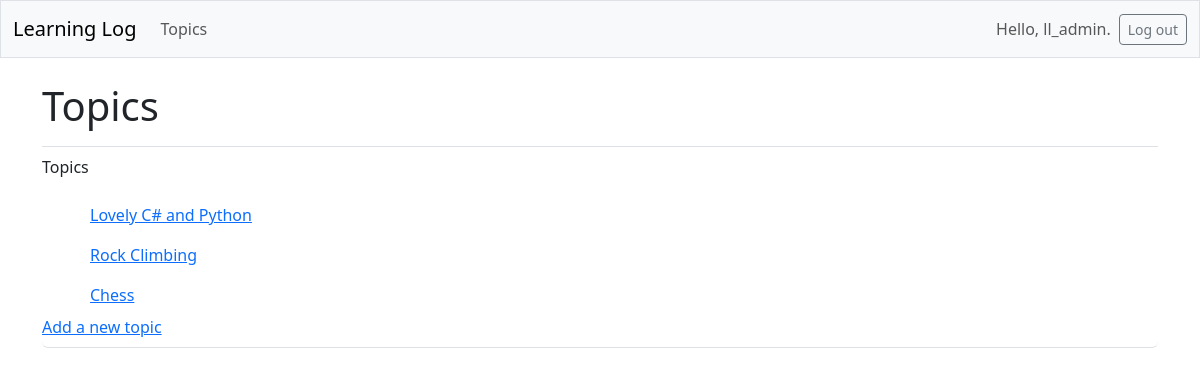
The app's page /topics/ (signed in) with its own data.
### learning_logs/models.py (models this page shows, shortened)
class Topic(models.Model):
    text = models.CharField(max_length=200)
    date_added = models.DateTimeField(auto_now_add=True)
    owner = models.ForeignKey(User, on_delete=models.CASCADE)

### learning_logs/views.py (the view)
# urls.py: path('topics/', views.topics, name='topics'),
@login_required
def topics(request):
    topics = Topic.objects.filter(owner=request.user).order_by('date_added')
    context = {'topics': topics}
    return render(request, 'learning_logs/topics.html', context)

### learning_logs/templates/learning_logs/topics.html (shortened to what this page needs)
{% extends 'learning_logs/base.html' %}
{% block page_header %}
   <h1>Topics</h1>
{% endblock page_header %}
{% block content %}
  <ul class="list-group border-bottom pb-2 mb-4">
    <p>Topics</p>
  <ul>
    {% for topic in topics %}
      <li class="list-group-item border-0">
        <a href="{% url 'learning_logs:topic' topic.id %}">
          {{ topic.text }}</a>
      </li>
    {% empty %}
      <li class="list-group-item border-0">No topics have been added yet.</li>
      {% comment %} <li>No topics have been added yet.</li> {% endcomment %}
    {% endfor %}
  </ul>
  <a href="{% url 'learning_logs:new_topic' %}">Add a new topic</a>
{% endblock content %}

### learning_logs/templates/learning_logs/base.html (shortened to what this page needs)
<!doctype html>
<html lang="en">
<head>
  {% load django_bootstrap5 %}
  {% bootstrap_css %}
</head>
<body>
       <nav class="navbar navbar-expand-md navbar-light bg-light mb-4 border">
        <div class="container-fluid">
           <a class="navbar-brand" href="{% url 'learning_logs:index' %}">
              Learning Log</a>
          <div class="collapse navbar-collapse" id="navbarCollapse">
                   <ul class="navbar-nav me-auto mb-2 mb-md-0">
                      <li class="nav-item">
                         <a class="nav-link" href="{% url 'learning_logs:topics' %}">
                          Topics</a></li>
                    </ul>
                    <ul class="navbar-nav ms-auto mb-2 mb-md-0">
                      {% if user.is_authenticated %}
                        <li class="nav-item">
                          <span class="navbar-text me-2">Hello, {{ user.username }}.
                            </span></li>
                      {% endif %}
                      </ul>
                       {% if user.is_authenticated %}
                        <form action="{% url 'accounts:logout' %}" method='post'>
                         <button name='submit' class='btn btn-outline-secondary btn-sm'>
                            Log out</button>
                        </form>
                       {% endif %}
                  </div>
                </div>
              </nav>
              <main class="container">
                     <div class="pb-2 mb-2 border-bottom">
                      {% block page_header %}{% endblock page_header %}
                    </div>
                    <div>
                      {% block content %}{% endblock content %}
                    </div>
                  </main>
            </body>
            </html>

### records on screen
Topic: text "Lovely C# and Python"
Topic: text "Rock Climbing"
Topic: text "Chess"

### other values on screen
{{ user.username }} "ll_admin"
